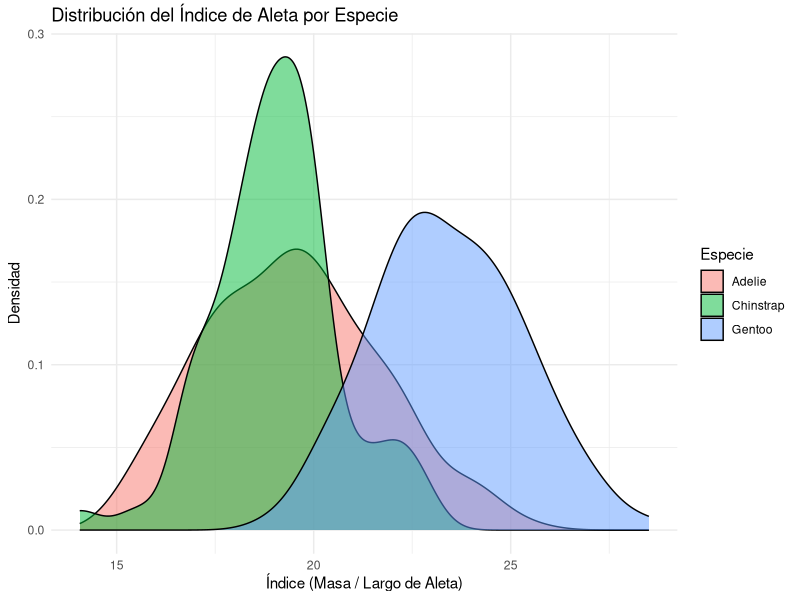
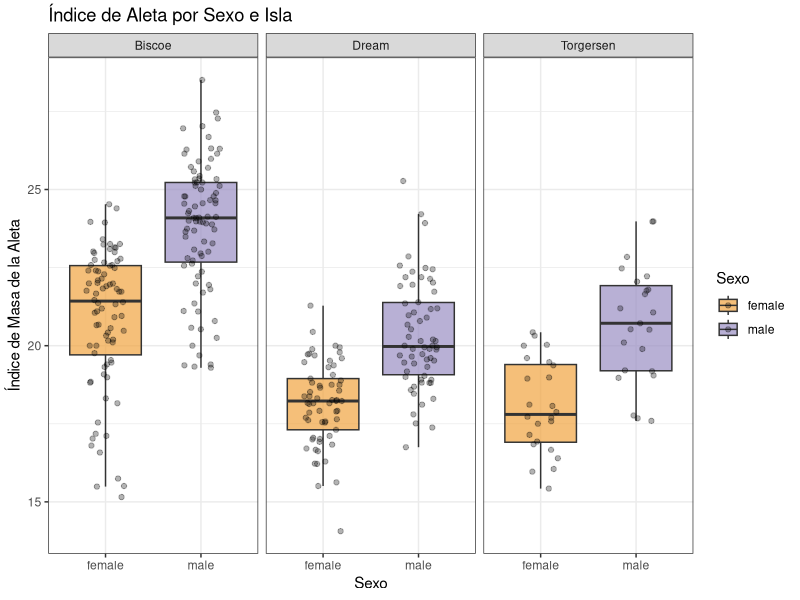
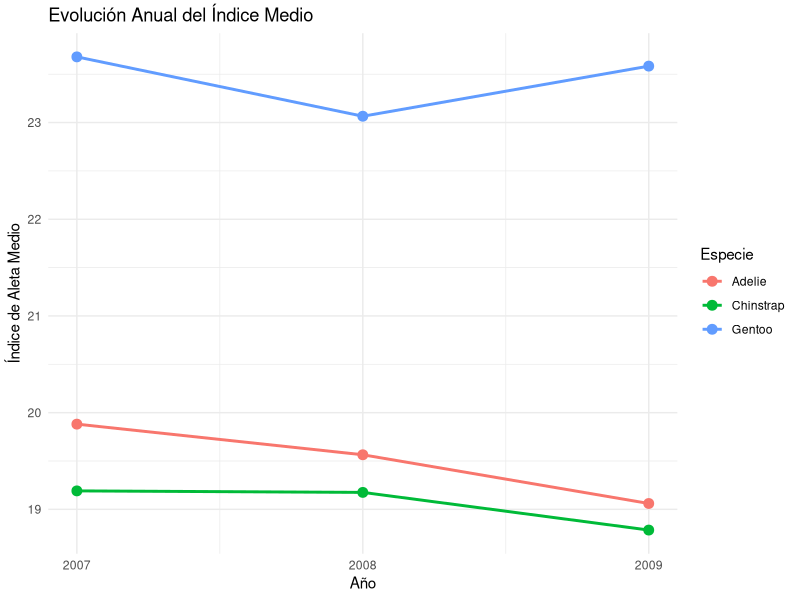

Generate these figures, in order, with R:
library(palmerpenguins)
library(tidyverse)

# 1. Crea un nuevo objeto llamado penguins_clean realizando las siguientes operaciones:

# Elimina las filas que tengan valores faltantes (NA) en las columnas sex, body_mass_g y flipper_length_mm.
# Crea una nueva columna llamada flipper_index que sea el resultado de dividir body_mass_g entre flipper_length_mm.
# Crea una columna llamada size_category. Si body_mass_g es mayor a 4000, etiquétalo como "Grande", de lo contrario "Pequeño" (usa ifelse).
# Quédate solo con las columnas: species, island, sex, year, flipper_index y size_category.


# 2. Distribución de Densidad

# Objetivo: Ver la distribución del flipper_index por especie.
# Requisitos: * Eje X: flipper_index.
# Color de relleno (fill): species.
# Usa geom_density con una transparencia (alpha) de 0.5.
# Añade theme_minimal() y un título descriptivo.


# 3. Comparativa por Isla y Sexo (Facetas)

# Objetivo: Comparar el índice entre machos y hembras en las diferentes islas.
# Requisitos: Eje X: sex, Eje Y: flipper_index.
# Geometría: geom_boxplot (colorear por sexo, outlier.shape = NA) y encima un geom_jitter para ver los puntos individuales (con width = 0.2)
# Facetas: Divide el gráfico por island.
# Usa una escala de colores manual (scale_fill_manual) con tus dos colores favoritos.


# 4. Evolución Temporal
# Objetivo: ¿Ha cambiado el índice medio a lo largo de los años?
# Requisitos: Primero, agrupa por year y species y calcula la media del flipper_index.
# Dibuja un geom_line y un geom_point donde el color sea la especie.
# Cambia el tamaño de los puntos a 3.
# Usa labs() para renombrar los ejes a "Año" e "Índice de Aleta".


#### SOLUCIÓN ####

# 1
penguins_clean <- penguins %>%
  filter(!is.na(sex), !is.na(body_mass_g), !is.na(flipper_length_mm)) %>%
  mutate(flipper_index = body_mass_g / flipper_length_mm,
         size_category = ifelse(body_mass_g > 4000, "Grande", "Pequeño")) %>%
  select(species, island, sex, year, flipper_index, size_category)

# 2
ggplot(penguins_clean, aes(x = flipper_index, fill = species)) +
  geom_density(alpha = 0.5) + # Transparencia para ver solapamientos
  theme_minimal() +
  labs(
    title = "Distribución del Índice de Aleta por Especie",
    x = "Índice (Masa / Largo de Aleta)",
    y = "Densidad",
    fill = "Especie"
  )


# 3
ggplot(penguins_clean, aes(x = sex, y = flipper_index, fill = sex)) +
  geom_boxplot(outlier.shape = NA, alpha = 0.7) + # Boxplot base
  geom_jitter(width = 0.2, alpha = 0.3) +        # Puntos para ver la dispersión
  facet_wrap(~island) +                          # Dividir por isla
  scale_fill_manual(values = c("female" = "#f1a340", "male" = "#998ec3")) +
  theme_bw() +
  labs(
    title = "Índice de Aleta por Sexo e Isla",
    x = "Sexo",
    y = "Índice de Masa de la Aleta",
    fill = "Sexo"
  )


# 4
penguins_clean %>%
  group_by(year, species) %>%
  summarise(mean_index = mean(flipper_index, na.rm = TRUE)) %>%
  ungroup() %>%
  ggplot(aes(x = year, y = mean_index, color = species)) +
  geom_line(linewidth = 1) +  # Línea de tendencia
  geom_point(size = 3) +     # Puntos en cada año
  scale_x_continuous(breaks = c(2007, 2008, 2009)) + # Forzar años enteros
  theme_minimal() +
  labs(
    title = "Evolución Anual del Índice Medio",
    x = "Año",
    y = "Índice de Aleta Medio",
    color = "Especie"
  )
